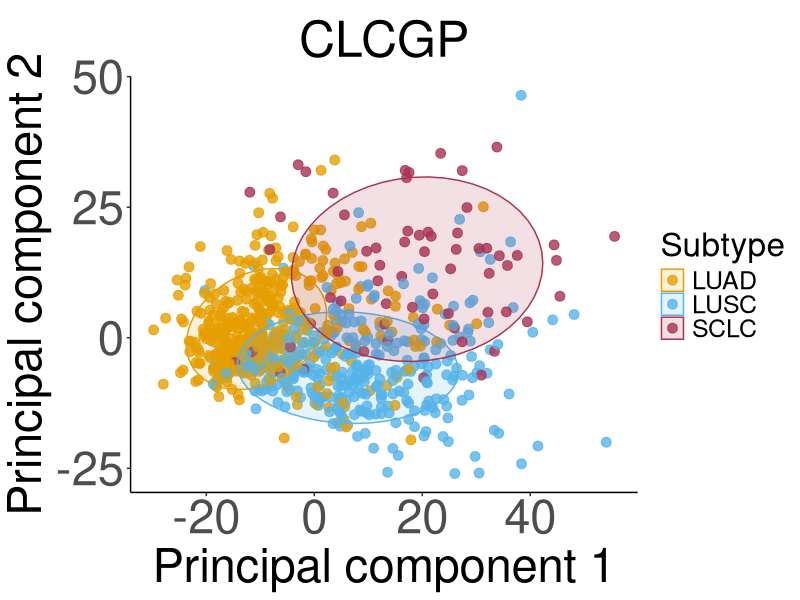
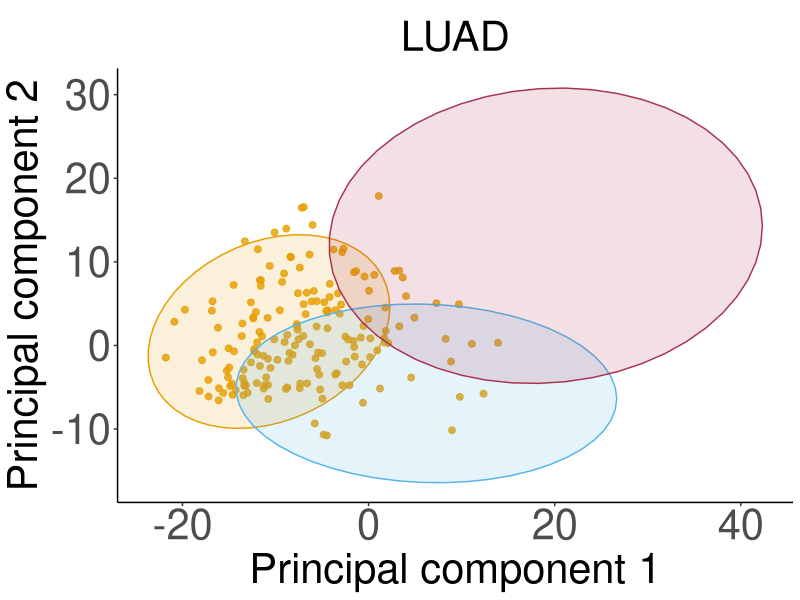
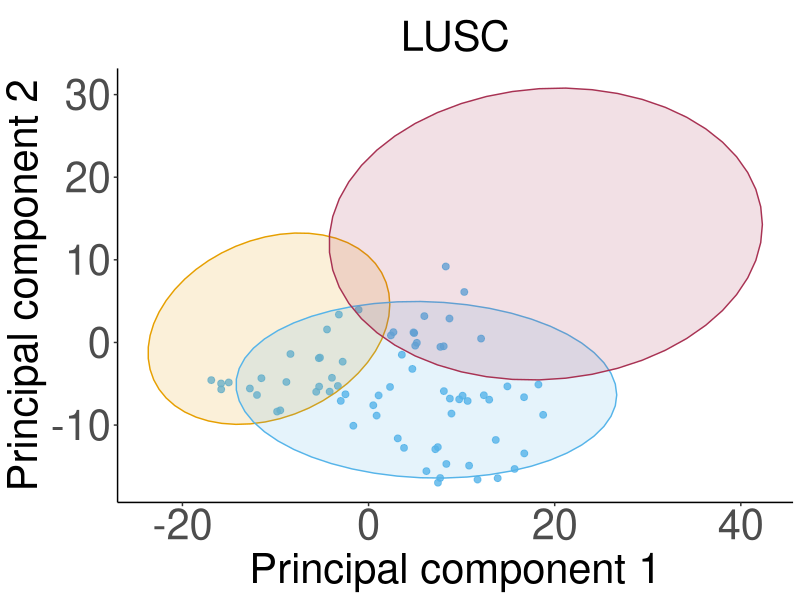
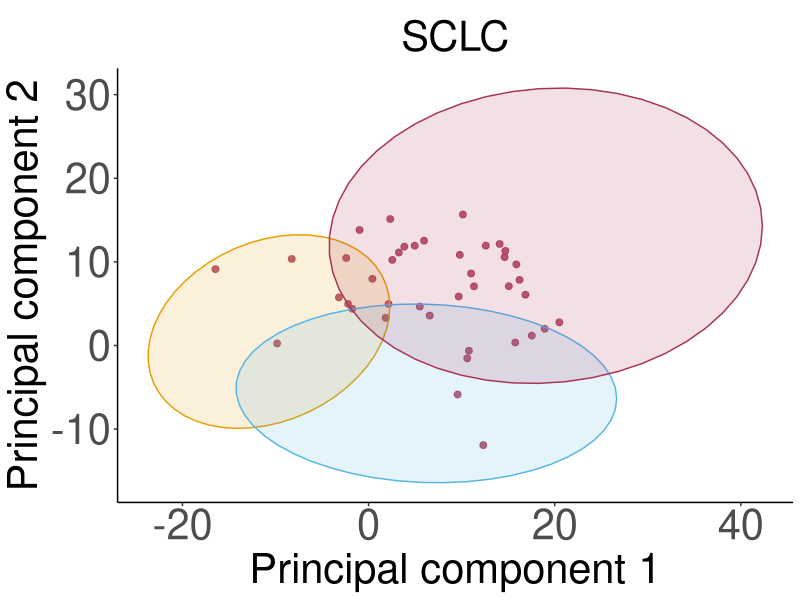

Generate these figures, in order, with R:
library(data.table)
library(ggplot2)

mytheme=theme(panel.grid.major = element_blank(),
			  panel.grid.minor = element_blank(),
			  axis.title=element_text(size=24),
			  axis.text=element_text(size=24),
			  strip.text.y=element_text(size=15),
			  plot.title=element_text(size=20),
			  #strip.text=element_text(color="white", face="bold", size=24),
			  #axis.ticks.x=element_blank(),
			  panel.spacing = unit(0,'lines'),
              strip.text=element_text(color="white", size=24),
              strip.background = element_rect(fill="#1B465A"))


lema.pcs <- fread("../data/derived_data/lema_pcs.csv")
lema.pcs <- lema.pcs[monitoring_score > 0.003]
clcgp.pcs <- fread("../data/derived_data/clcgp_pcs.csv")

mycolors <- c("#E69F00", "#56B4E9", "#A83253")
g <- ggplot(clcgp.pcs, aes(x = pc1, y = pc2, color = subtype, fill = subtype)) +
  geom_point(size = 3, alpha=0.8) +
  #geom_point(data=lema.pcs[subtype=="SCLC"], alpha = 0.6, size = 2) +
  stat_ellipse(level = 0.75, geom = "polygon", alpha = 0.15) +
  #stat_ellipse(level = 0.75, geom = "path", linewidth = 1) +
  scale_color_manual(values = c("LUAD" = "#E69F00",
                                 "LUSC" = "#56B4E9",
                                 "SCLC" = "#A83253")) +
  scale_fill_manual(values = c("LUAD" = "#E69F00",
                                "LUSC" = "#56B4E9",
                                "SCLC" = "#A83253")) +
  labs(title = "CLCGP",
       x = "Principal component 1",
       y = "Principal component 2",
       color = "Subtype",
       fill = "Subtype") +
  theme_classic() + 
  mytheme +
  theme(legend.text=element_text(size=18), 
        legend.title=element_text(size=24),
        legend.position="right",
        axis.title=element_text(size=34),
        axis.text=element_text(size=34),
        plot.title = element_text(size=36, hjust=0.5),
        plot.margin=margin(t=15, r=5, b=5, l=5, unit="pt"))
  ggsave("~/fig/clcgp-pca.pdf", g, width=12, height=12)

### LUAD projection
g <- ggplot(clcgp.pcs, aes(x = pc1, y = pc2, color = subtype, fill = subtype)) +
  geom_point(data=lema.pcs[subtype=="LUAD"], alpha=0.8, size = 2) +
  stat_ellipse(level = 0.75, geom = "polygon", alpha = 0.15) +
  #stat_ellipse(level = 0.75, geom = "path", linewidth = 1) +
  scale_color_manual(values = c("LUAD" = "#E69F00",
                                 "LUSC" = "#56B4E9",
                                 "SCLC" = "#A83253")) +
  scale_fill_manual(values = c("LUAD" = "#E69F00",
                                "LUSC" = "#56B4E9",
                                "SCLC" = "#A83253")) +
  labs(title = "LUAD",
       x = "Principal component 1",
       y = "Principal component 2",
       color = "Subtype",
       fill = "Subtype") +
  theme_classic() + 
  mytheme +
  theme(legend.text=element_text(size=18), 
        legend.title=element_text(size=24),
        legend.position="none",
        axis.title=element_text(size=30),
        axis.text=element_text(size=30),
        plot.title = element_text(size=30, hjust=0.5),
        plot.margin=margin(t=15, r=5, b=5, l=5, unit="pt"))
  ggsave("~/fig/lema-luad-pca.pdf", g, width=6, height=6)

### LUSC projection
g <- ggplot(clcgp.pcs, aes(x = pc1, y = pc2, color = subtype, fill = subtype)) +
  geom_point(data=lema.pcs[subtype=="LUSC"],  alpha=0.8, size = 2) +
  stat_ellipse(level = 0.75, geom = "polygon", alpha = 0.15) +
  #stat_ellipse(level = 0.75, geom = "path",  linewidth = 1) +
  scale_color_manual(values = c("LUAD" = "#E69F00",
                                 "LUSC" = "#56B4E9",
                                 "SCLC" = "#A83253")) +
  scale_fill_manual(values = c("LUAD" = "#E69F00",
                                "LUSC" = "#56B4E9",
                                "SCLC" = "#A83253")) +
  labs(title = "LUSC",
       x = "Principal component 1",
       y = "Principal component 2",
       color = "Subtype",
       fill = "Subtype") +
  theme_classic() + 
  mytheme +
  theme(legend.text=element_text(size=18), 
        legend.title=element_text(size=24),
        legend.position="none",
        axis.title=element_text(size=30),
        axis.text=element_text(size=30),
        plot.title = element_text(size=30, hjust=0.5),
        plot.margin=margin(t=15, r=5, b=5, l=5, unit="pt"))
  ggsave("~/fig/lema-lusc-pca.pdf", g, width=6, height=6)

### SCLC projection
g <- ggplot(clcgp.pcs, aes(x = pc1, y = pc2, color = subtype, fill = subtype)) +
  geom_point(data=lema.pcs[subtype=="SCLC"], alpha=0.8, size = 2) +
  stat_ellipse(level = 0.75, geom = "polygon", alpha = 0.15) +
  #stat_ellipse(level = 0.75, geom = "path", linewidth = 1) +
  scale_color_manual(values = c("LUAD" = "#E69F00",
                                 "LUSC" = "#56B4E9",
                                 "SCLC" = "#A83253")) +
  scale_fill_manual(values = c("LUAD" = "#E69F00",
                                "LUSC" = "#56B4E9",
                                "SCLC" = "#A83253")) +
  labs(title = "SCLC",
       x = "Principal component 1",
       y = "Principal component 2",
       color = "Subtype",
       fill = "Subtype") +
  theme_classic() + 
  mytheme +
  theme(legend.text=element_text(size=18), 
        legend.title=element_text(size=24),
        legend.position="none",
        axis.title=element_text(size=30),
        axis.text=element_text(size=30),
        plot.title = element_text(size=30, hjust=0.5),
        plot.margin=margin(t=15, r=5, b=5, l=5, unit="pt"))
  ggsave("~/fig/lema-sclc-pca.pdf", g, width=6, height=6)
